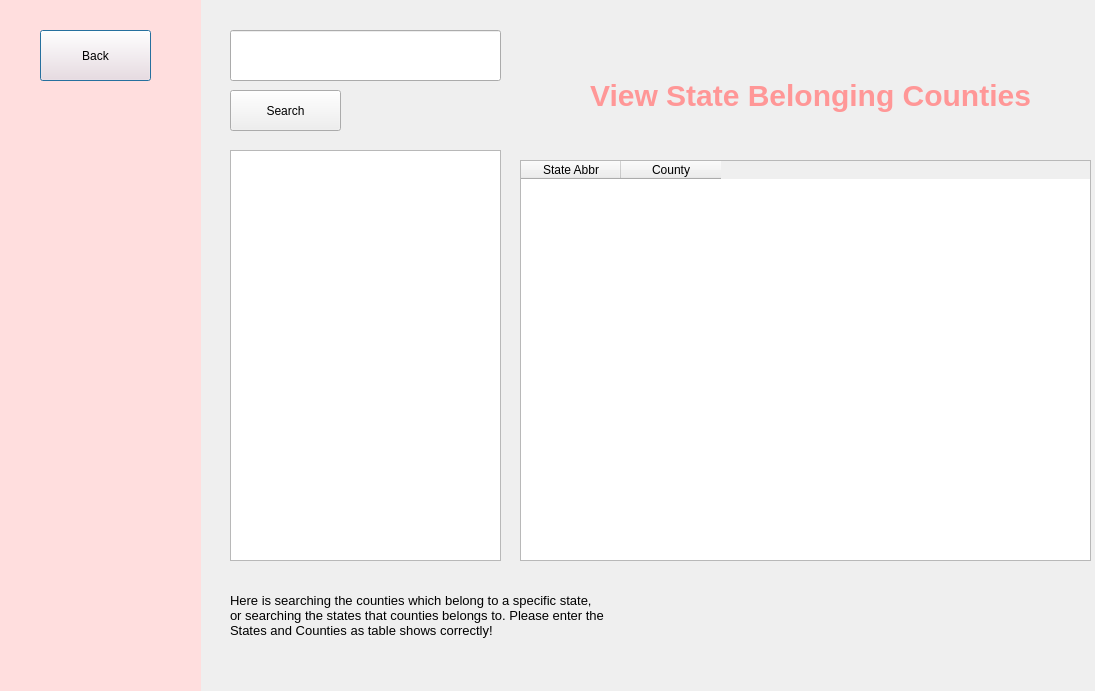
<?xml version="1.0" encoding="UTF-8"?>
<ui version="4.0">
 <class>Dialog</class>
 <widget class="QDialog" name="Dialog">
  <property name="geometry">
   <rect>
    <x>0</x>
    <y>0</y>
    <width>1095</width>
    <height>691</height>
   </rect>
  </property>
  <property name="windowTitle">
   <string>Dialog</string>
  </property>
  <widget class="QTableWidget" name="tableWidget">
   <property name="geometry">
    <rect>
     <x>520</x>
     <y>160</y>
     <width>571</width>
     <height>401</height>
    </rect>
   </property>
   <property name="columnCount">
    <number>2</number>
   </property>
   <column>
    <property name="text">
     <string>State Abbr</string>
    </property>
   </column>
   <column>
    <property name="text">
     <string>County</string>
    </property>
   </column>
  </widget>
  <widget class="QWidget" name="widget" native="true">
   <property name="geometry">
    <rect>
     <x>0</x>
     <y>0</y>
     <width>201</width>
     <height>851</height>
    </rect>
   </property>
   <property name="styleSheet">
    <string notr="true">
background-color: rgb(255, 222, 222);</string>
   </property>
   <widget class="QPushButton" name="backbutton9">
    <property name="geometry">
     <rect>
      <x>40</x>
      <y>30</y>
      <width>111</width>
      <height>51</height>
     </rect>
    </property>
    <property name="text">
     <string>Back</string>
    </property>
   </widget>
  </widget>
  <widget class="QLabel" name="label">
   <property name="geometry">
    <rect>
     <x>570</x>
     <y>50</y>
     <width>481</width>
     <height>91</height>
    </rect>
   </property>
   <property name="styleSheet">
    <string notr="true">font-size: 30px;
font: bold;
color: rgb(255, 222, 222);
color: rgb(255, 151, 151);</string>
   </property>
   <property name="text">
    <string>View State Belonging Counties</string>
   </property>
   <property name="alignment">
    <set>Qt::AlignCenter</set>
   </property>
  </widget>
  <widget class="QLineEdit" name="lineEdit2">
   <property name="geometry">
    <rect>
     <x>230</x>
     <y>30</y>
     <width>271</width>
     <height>51</height>
    </rect>
   </property>
  </widget>
  <widget class="QPushButton" name="searchButton2">
   <property name="geometry">
    <rect>
     <x>230</x>
     <y>90</y>
     <width>111</width>
     <height>41</height>
    </rect>
   </property>
   <property name="text">
    <string>Search</string>
   </property>
  </widget>
  <widget class="QTextBrowser" name="textBrowser2">
   <property name="geometry">
    <rect>
     <x>230</x>
     <y>150</y>
     <width>271</width>
     <height>411</height>
    </rect>
   </property>
  </widget>
  <widget class="QLabel" name="label_2">
   <property name="geometry">
    <rect>
     <x>230</x>
     <y>570</y>
     <width>491</width>
     <height>91</height>
    </rect>
   </property>
   <property name="font">
    <font>
     <pointsize>10</pointsize>
    </font>
   </property>
   <property name="text">
    <string>Here is searching the counties which belong to a specific state, 
or searching the states that counties belongs to. Please enter the 
States and Counties as table shows correctly!</string>
   </property>
  </widget>
 </widget>
 <resources/>
 <connections/>
</ui>
